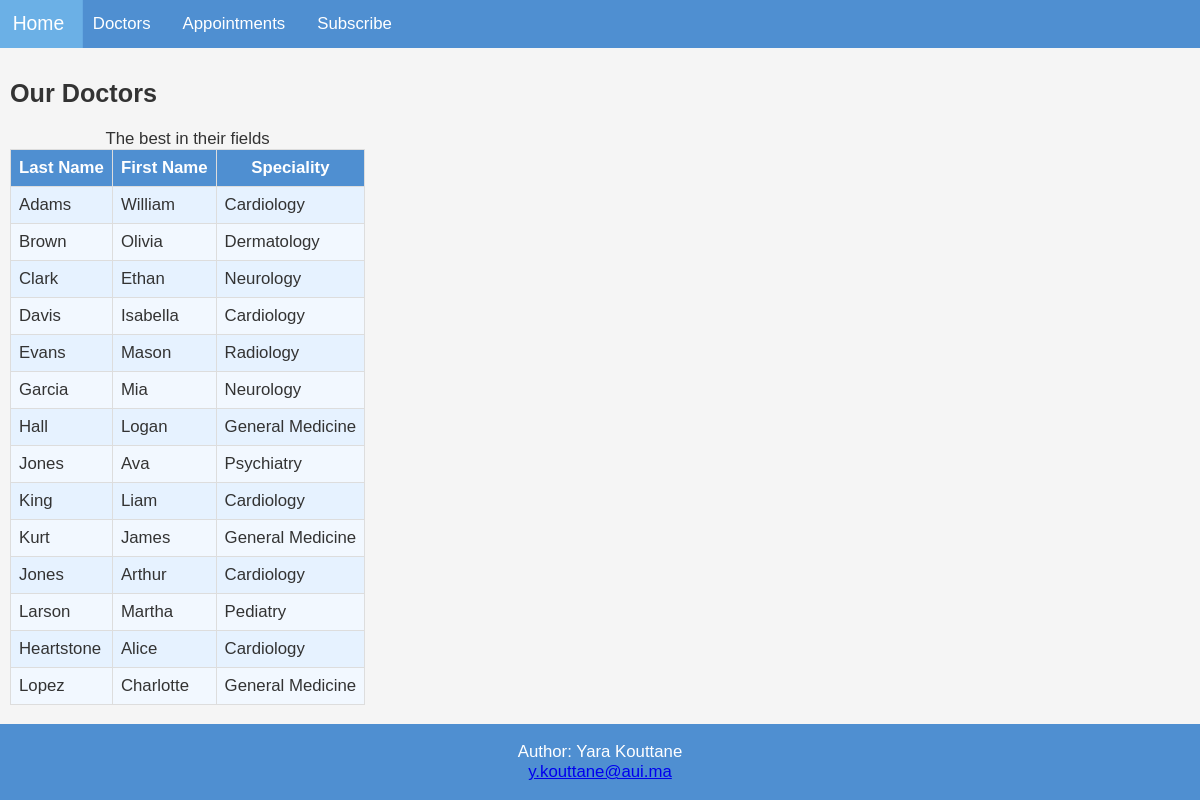
Before: /doctors/doctors.php with the older database file.
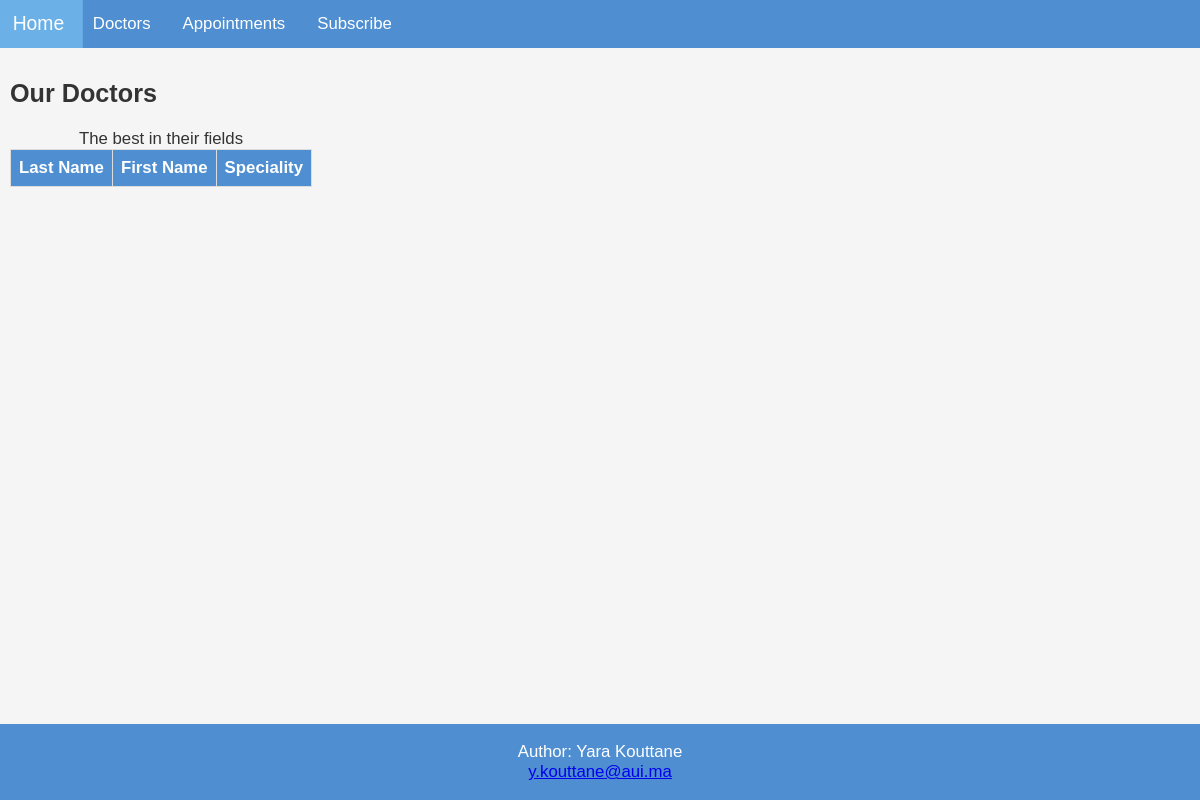
After: the same page with the newer database file.
### tables this page shows
CREATE TABLE doctor(
    doctor_id INT PRIMARY KEY AUTO_INCREMENT,
    doctor_last_name varchar(64) NOT NULL,
    doctor_first_name varchar(64) NOT NULL,
    doctor_speciality varchar(64) NOT NULL
);

### doctors/doctors.php (the view, shortened to what this page needs)
<!DOCTYPE html>
<html>
<head>
  <link rel="stylesheet" href="css/mystyle.css">
</head>
<div class="wrapper">
<body>
<?php include '../inc/header.php';?>
<div class="content">
<h2>Our Doctors</h2>
<?php
include "../config/init.php";
try {
    $conn = new PDO("mysql:host=$server;dbname=$db", $user, $password);
    $qry = "SELECT doctor_id, doctor_last_name, doctor_first_name, doctor_speciality
             FROM doctor
             ORDER BY doctor_id;";
    $stmt = $conn->prepare($qry);
    $stmt->execute();
    echo "<table>\n";
    echo "<caption>The best in their fields</caption>\n";
    echo "<tr><th>Last Name</th><th>First Name</th><th>Speciality</th></tr>\n";
    while ($result = $stmt->fetch()) {
        echo "<tr>";
        echo "<td>" . $result['doctor_last_name'] . "</td>";
        echo "<td>" . $result['doctor_first_name'] . "</td>";
        echo "<td>" . $result['doctor_speciality'] . "</td>";
        echo "</tr>\n";
    }
    echo "</table>\n";
}
catch(PDOException $e) {
    echo "Error: " . $e->getMessage();
}
?>
</div>
<?php include '../inc/footer.php';?>
</div>
</body>
</html>

Changed rows visible on the page:
removed doctor: doctor_last_name "Adams", doctor_first_name "William", doctor_speciality "Cardiology"
removed doctor: doctor_last_name "Brown", doctor_first_name "Olivia", doctor_speciality "Dermatology"
removed doctor: doctor_last_name "Clark", doctor_first_name "Ethan", doctor_speciality "Neurology"
removed doctor: doctor_last_name "Davis", doctor_first_name "Isabella", doctor_speciality "Cardiology"
removed doctor: doctor_last_name "Evans", doctor_first_name "Mason", doctor_speciality "Radiology"
removed doctor: doctor_last_name "Garcia", doctor_first_name "Mia", doctor_speciality "Neurology"
removed doctor: doctor_last_name "Hall", doctor_first_name "Logan", doctor_speciality "General Medicine"
removed doctor: doctor_last_name "Jones", doctor_first_name "Ava", doctor_speciality "Psychiatry"
removed doctor: doctor_last_name "King", doctor_first_name "Liam", doctor_speciality "Cardiology"
removed doctor: doctor_last_name "Kurt", doctor_first_name "James", doctor_speciality "General Medicine"
removed doctor: doctor_last_name "Jones", doctor_first_name "Arthur", doctor_speciality "Cardiology"
removed doctor: doctor_last_name "Larson", doctor_first_name "Martha", doctor_speciality "Pediatry"
removed doctor: doctor_last_name "Heartstone", doctor_first_name "Alice", doctor_speciality "Cardiology"
removed doctor: doctor_last_name "Lopez", doctor_first_name "Charlotte", doctor_speciality "General Medicine"
